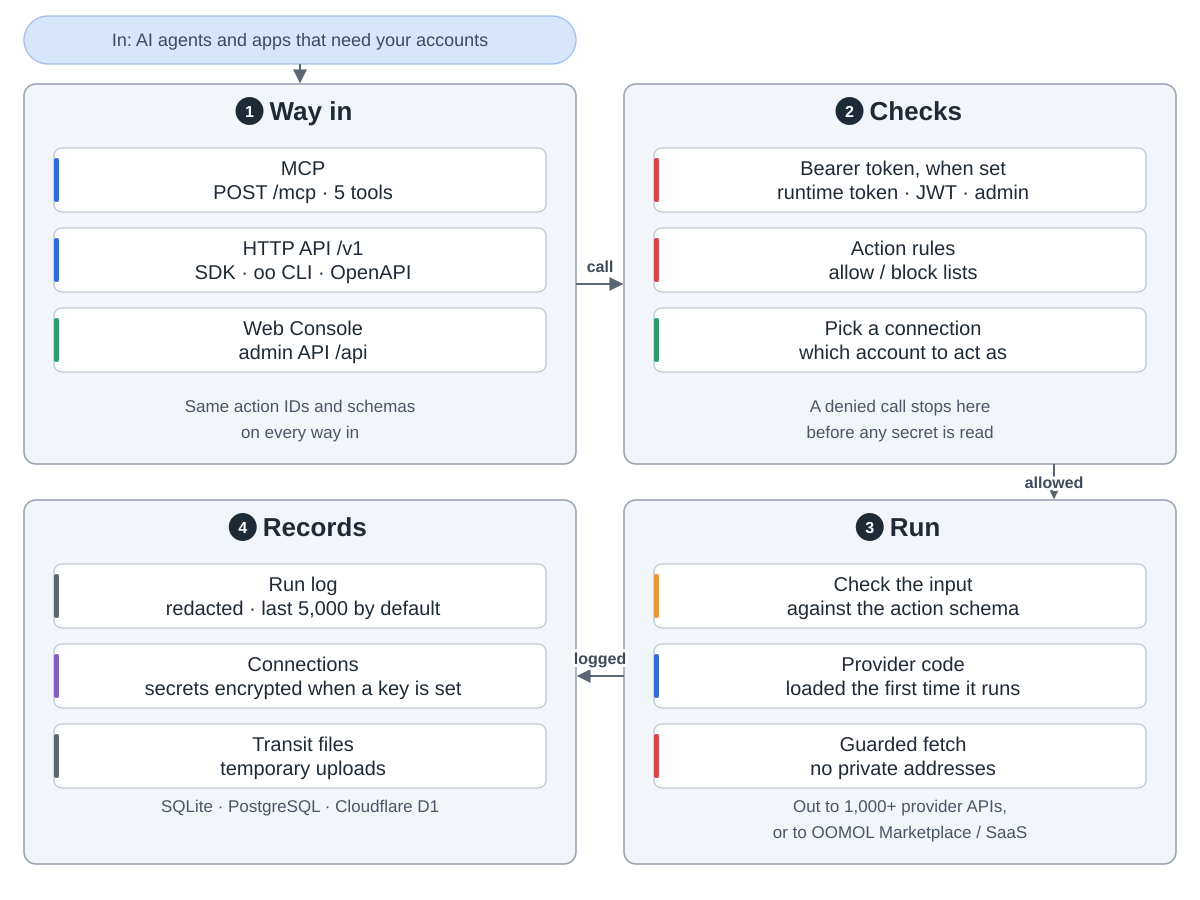

This chart was generated by the following Python code:
"""OpenConnector overview: callers come in, the gateway checks them, runs the action, keeps records.
Drawn from oomol-lab/open-connector at commit 20c6c44 (README.md, docs/runtime-api.md,
docs/credentials.md, docs/configuration.md, src/server/actions/action-runner.ts).
Run: python3 diagram.py

Snake order: 1 way in (top left) -> 2 checks (top right) -> 3 run (bottom right) -> 4 records (bottom left)."""
import sys
from pathlib import Path

sys.path.insert(0, str(Path(__file__).resolve().parents[2] / "tools"))
from archdiagram import Diagram, L, R, GW, T1, H1, T2, H2  # noqa: E402

d = Diagram("OpenConnector overview",
            "In: AI agents and apps that need your accounts on other services. "
            "1 Way in: MCP at /mcp with five tools, the HTTP API under /v1 used by the SDK, the oo CLI and "
            "OpenAPI clients, and the Web Console on the admin API under /api. "
            "2 Checks: a bearer token when one is configured (runtime token, JWT or admin), allow and block rules per action, "
            "then picking which connected account to use. "
            "3 Run: the input is checked against the action's schema, the provider's code loads the first "
            "time it is used, and its requests go out through a guarded fetch that blocks private addresses; "
            "out to 1,000+ provider APIs, or to OOMOL's Marketplace or SaaS for remote accounts. "
            "4 Records: a redacted run log, the connections with their secrets (encrypted when a key is set), "
            "and temporary transit files. Secrets never go back to the agent.")

d.pill(L, 16, GW, 48, "In: AI agents and apps that need your accounts")
d.arrow(f"M{L + GW / 2} 64V{T1 - 2}")

d.group(L, T1, GW, H1, "Way in", 1)
d.column(L, T1, [("MCP|POST /mcp · 5 tools", "coding"),
                 ("HTTP API /v1|SDK · oo CLI · OpenAPI", "coding"),
                 ("Web Console|admin API /api", "plan")])
d.notes(L, T1, H1, "Same action IDs and schemas", "on every way in")

d.group(R, T1, GW, H1, "Checks", 2)
d.column(R, T1, [("Bearer token, when set|runtime token · JWT · admin", "review"),
                 ("Action rules|allow / block lists", "review"),
                 ("Pick a connection|which account to act as", "plan")])
d.notes(R, T1, H1, "A denied call stops here", "before any secret is read")

d.group(R, T2, GW, H2, "Run", 3)
d.column(R, T2, [("Check the input|against the action schema", "critic"),
                 ("Provider code|loaded the first time it runs", "coding"),
                 ("Guarded fetch|no private addresses", "review")])
d.notes(R, T2, H2, "Out to 1,000+ provider APIs,", "or to OOMOL Marketplace / SaaS")

d.group(L, T2, GW, H2, "Records", 4)
d.column(L, T2, [("Run log|redacted · last 5,000 by default", "data"),
                 ("Connections|secrets encrypted when a key is set", "write"),
                 ("Transit files|temporary uploads", "data")])
d.notes(L, T2, H2, "SQLite · PostgreSQL · Cloudflare D1", "")

d.arrow(f"M{L + GW} {T1 + 200}H{R - 2}", label="call", at=(600, T1 + 188))
d.arrow(f"M{R + 430} {T1 + H1}V{T2 - 2}", label="allowed", at=(R + 430, T1 + H1 + 24))
d.arrow(f"M{R} {T2 + 176}H{L + GW + 2}", label="logged", at=(600, T2 + 164))

d.save(Path(__file__).with_name("diagram.svg"))
